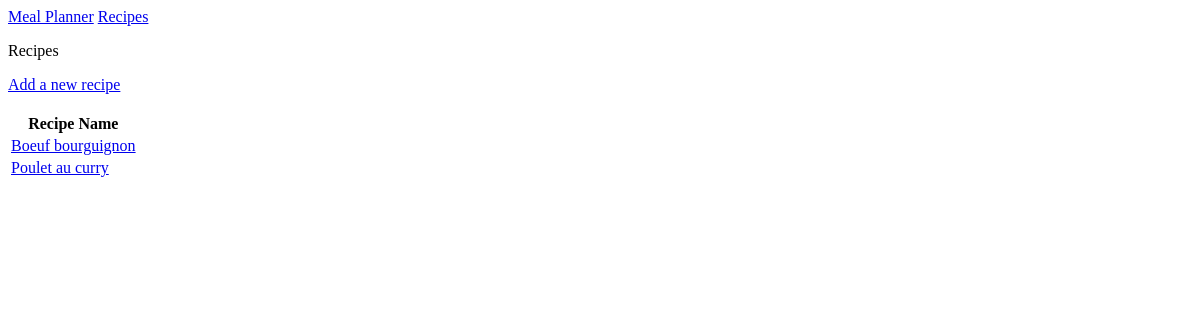
Before: /recipes/ with the older database file.
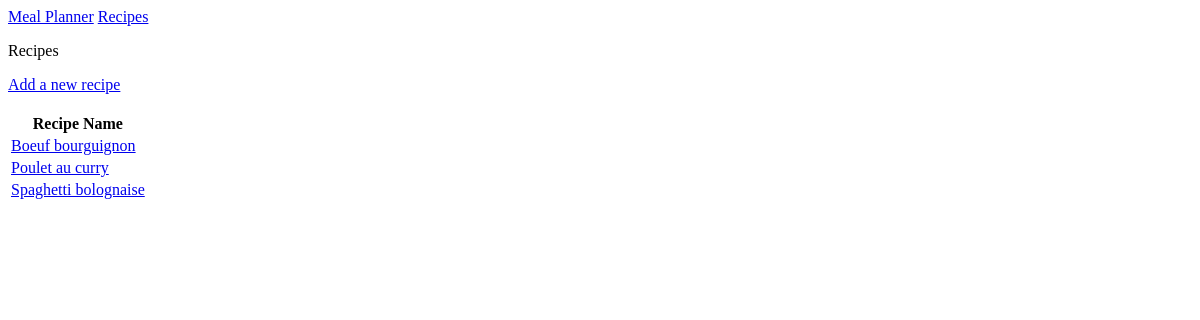
After: the same page with the newer database file.
### meal_planners/models.py (models this page shows)
class Recipe(models.Model):
    name = models.CharField(max_length=200)
    date_added = models.DateTimeField(auto_now_add=True)
    def __str__(self):
        return self.name

### meal_planners/views.py (the view)
# urls.py: path('recipes/', views.recipes, name = 'recipes'),
def recipes(request):
    recipes = Recipe.objects.order_by('name')
    context = {'recipes' : recipes}
    return render(request, 'meal_planners/recipes.html', context)

### meal_planners/templates/meal_planners/recipes.html (shortened to what this page needs)
{%extends "meal_planners/base.html" %}
{% block content %}
    <p>Recipes</p>
    <a href="{% url 'meal_planners:new_recipe'%}">Add a new recipe</a>
    <table>
        <tr>
            <th>Recipe Name</th>
        </tr>
        {% for recipe in recipes %}
            <tr>
                <td><a href="{% url 'meal_planners:recipe' recipe.id %}">{{ recipe }}</a></td>
            </tr>
        {% empty %}
            <tr>
                <td>No recipe added yet</td>
            </tr>
        {% endfor %}
    </table>
{% endblock content %}

Changed rows visible on the page:
added Recipe: name "Spaghetti bolognaise"
